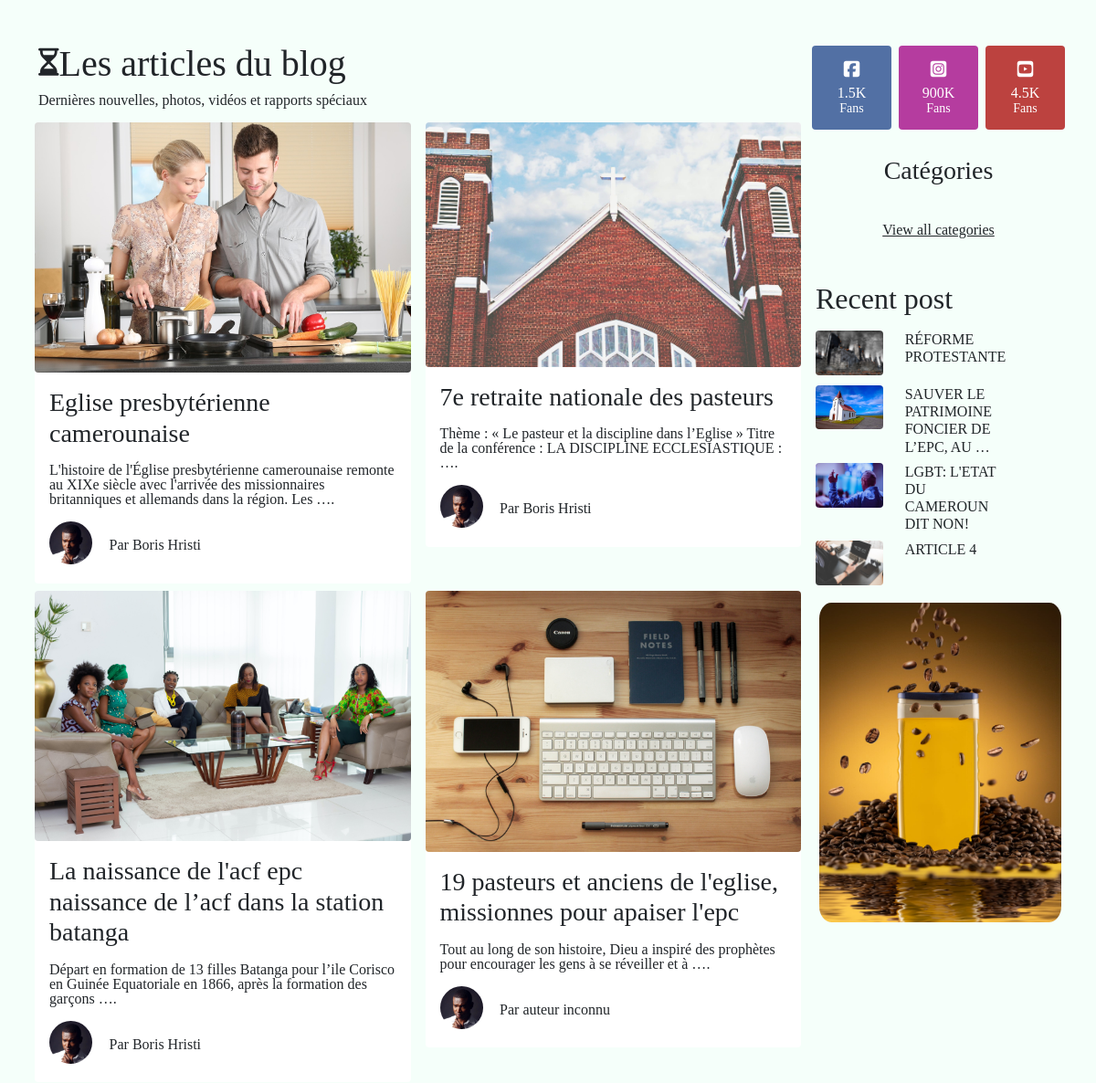
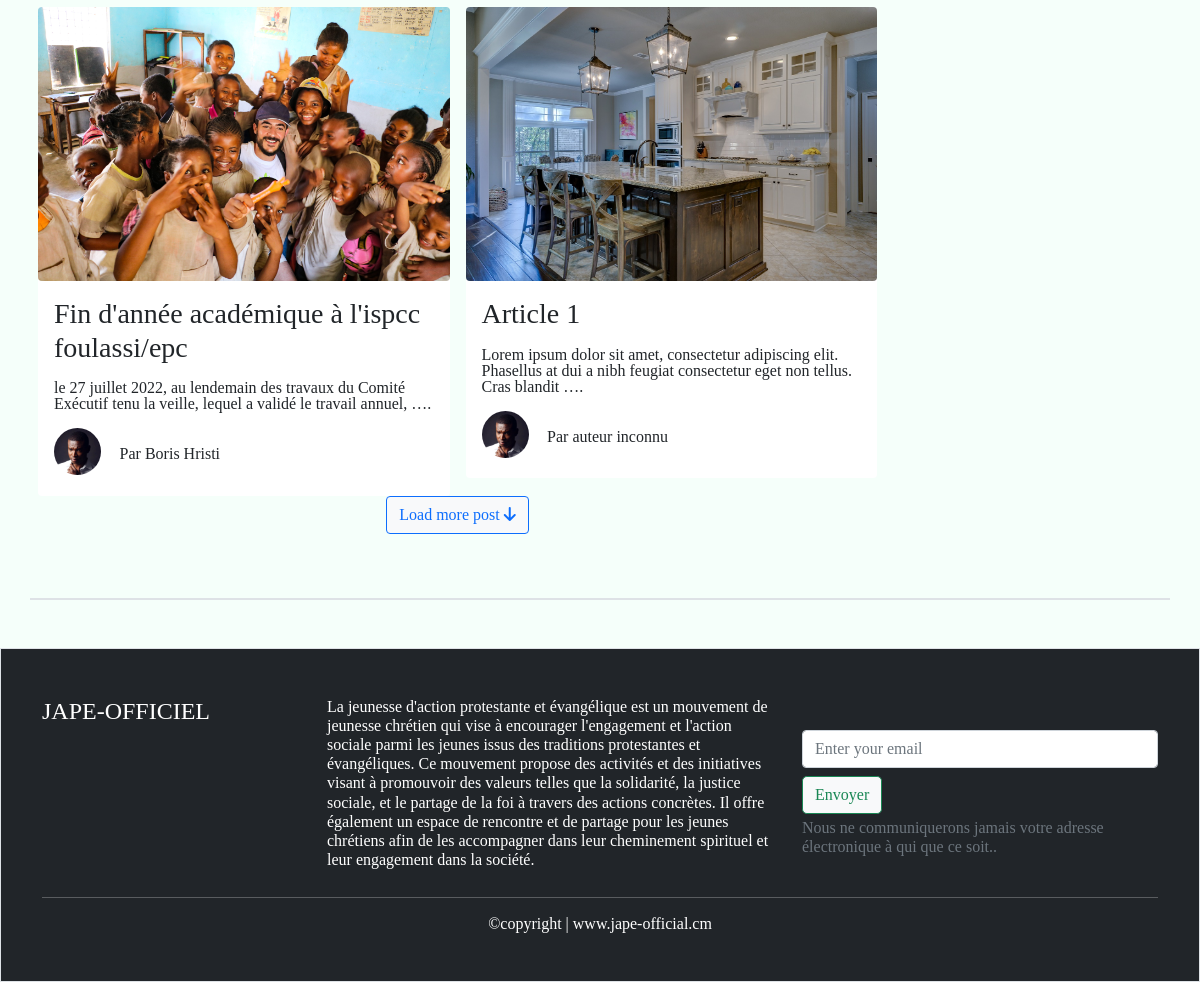
The app's page / (lower part), older data (2 pictures, top to bottom).
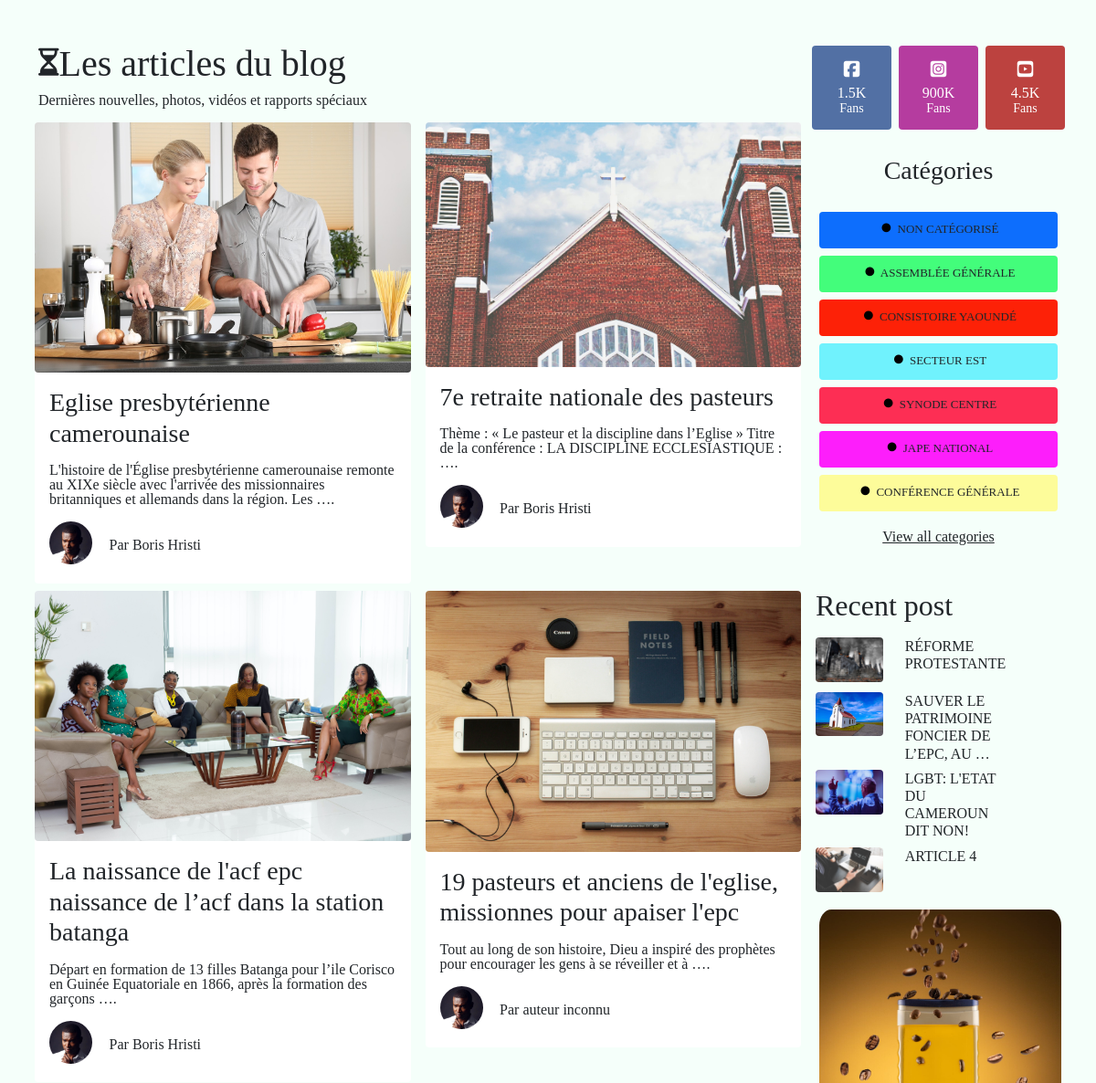
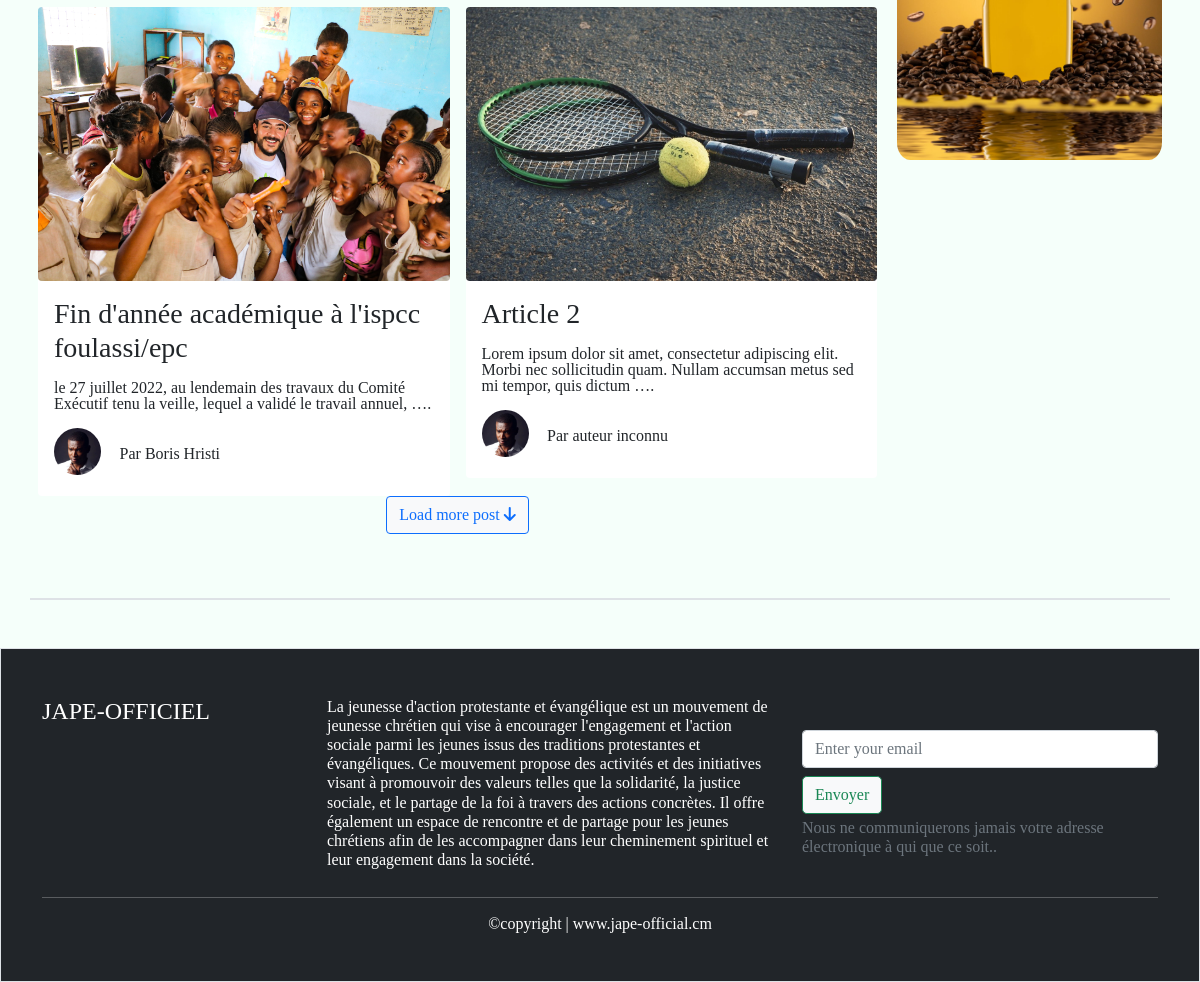
The same page, newer data (2 pictures, top to bottom).
### blog/models.py (models this page shows, shortened)
class BlogPost(models.Model):
    title = models.CharField(max_length=255, unique=True, verbose_name='Titre')
    slug = models.SlugField(max_length=255, unique=True, blank=True)
    author = models.ForeignKey(User, on_delete=models.SET_NULL, null=True, blank=True)
    last_update = models.DateTimeField(auto_now=True)
    created_on = models.DateField(blank=True, null=True)
    category = models.ManyToManyField(CategoryPost)
    published = models.BooleanField(default=False, verbose_name="Publié")
    image = models.ImageField(upload_to="images")
    content = models.TextField(blank=True, verbose_name='Contenu')
    class Meta:
        ordering = ['-created_on']
        verbose_name = "Article"
    @property
    def author_or_default(self):
        return f"Par {self.author.first_name} {self.author.last_name}" if self.author else "Par auteur inconnu"

class CategoryPost(models.Model):
    title = models.CharField(max_length=100, unique=True, verbose_name="Categorie")
    cat_slug = models.SlugField(max_length=100, blank=True, editable=True)
    color = ColorField(default='#0D6EFD', unique=True)
    class Meta:
        verbose_name = "Catégorie"

### blog/views.py (the view)
# urls.py: path('', home_view, name="home_view"),
def home_view(request):
    post = BlogPost.objects.first()
    posts = BlogPost.objects.all().filter(published=True)
    categories = CategoryPost.objects.all()
    print(posts[0].title)
    print(posts[2].title)
    post_1 = posts[1]
    post_2 = posts[2]
    post_3 = posts[3]
    context = {"post": post, "post_1": post_1, "post_2": post_2, "post_3": post_3, "posts": posts[4:10],
               "r_posts": posts[:4], "categories": categories}
    return render(request, "blog/home_view.html", context)

### blog/templates/blog/home_view.html (shortened to what the changed rows need)
{% extends 'base.html' %}
{% load static %}
{% block content %}
<section class="mt-3">
    <div class="container roboto-light">
        <div class="row">
            <div class="col-lg-9">
                <div class="row">
                    {% for post in posts %}
                    <div class="col-sm-6 pt-2 pe-2 ps-2 pt-0">
                        <div class="card border-0 p-0" style="width: 100%; min-height: 450px">
                            <img src="{{ post.image.url }}"
                                 class="img-hover rounded img-fluid card-img-top position-relative"
                                 alt="...">
                            <div class="card-body">
                                <a href="{% url 'post_view' slug=post.slug %}" class="title-link montserrat-title_card">
                                    <h5 class="card-title montserrat-title_card title-link h3">{{ post.title|lower|capfirst }}</h5></a>
                                <p class="card-text montserrat-card-text mt-3">{{ post.content|safe|truncatewords:20 }}.</p>
                                <div class="mt-3">
                                    <div class="row">
                                        <div class="col-1">
                                            <img width="47px" class="rounded-circle"
                                                 src="{% static 'img/profil_app.jpg' %}"
                                                 alt="image profil">
                                        </div>
                                        <div class="col-8 my-3 ms-3">
                                            <span class="h6 ms-3"><a href="#" class="title-link">{{ post.author_or_default }}</a></span>
                                        </div>
                                    </div>
                                </div>
                            </div>
                        </div>
                    </div>
                    {% endfor %}
                </div>
            </div>
            <div class="col-lg-3">
                <h1 class="mt-4 mb-3 pb-2 montserrat-title_card text-center"><a href="#" class="title-link h3">Catégories</a>
                </h1>
                <div>
                    <div class="row">
                        {% for category in categories %}
                        <div class="col-sm-6 col-md-4 col-lg-12 my-1">
                            <a class="title-link" href="{% url 'category' category=category.cat_slug %}">
                                <div class="img-hover p-1 rounded"
                                     style="background-size: cover; height: 40px; background-color: {{ category.color }} ">
                                    <h1 style="font-size: small" class="rounded-3 text-dark text-center my-2">
                                        <i class="fa-solid fa-circle p-1 fa-xs" style="color: #000000;"></i>
                                        {{ category.title|upper }}
                                    </h1>
                                </div>
                            </a>
                        </div>
                        {% endfor %}
                    </div>
                    <div class="col-12 mt-5 mb-5 montserrat-card-text">
                        <div class="row g-2" style="height: 300px">
                            <div class="col-6 col-lg-12 p-0">
                                <div class="row g-2">
                                    {% for r_post in r_posts %}
                                    <div class="col-12">
                                        <div class="row">
                                            <div class="col-4 img-fluid">
                                                <img class="img-fluid rounded" src="{{ r_post.image.url }}"
                                                     alt="">
                                            </div>
                                            <div class="col-8">
                                                <div class="col-8">
                                                    <a class="title-link h6"
                                                       href="{% url 'post_view' slug=r_post.slug %}">
                                                        {{ r_post.title|truncatewords:7|upper }}</a>
                                                </div>
                                            </div>
                                        </div>
                                    </div>
                                    {% endfor %}
                                </div>
                            </div>
                        </div>
                    </div>
                </div>
            </div>
        </div>
    </div>
</section>
{% endblock %}

Row changes from the older to the newer data that the page shows:
no longer on this page (row unchanged): BlogPost: image (picture), title "Article 1", content "Lorem ipsum dolor sit amet, consectetur adipiscing elit. Phasellus at dui a nibh feugiat consectetur eget non tellus. Cras blandit …", author_or_default "Par auteur inconnu"
now on this page (row edited): BlogPost: image (picture), title "Article 2", content "Lorem ipsum dolor sit amet, consectetur adipiscing elit. Morbi nec sollicitudin quam. Nullam accumsan metus sed mi tempor, quis dictum …", author_or_default "Par auteur inconnu"
added CategoryPost: title "NON CATÉGORISÉ"
added CategoryPost: title "ASSEMBLÉE GÉNÉRALE"
added CategoryPost: title "CONSISTOIRE YAOUNDÉ"
added CategoryPost: title "SECTEUR EST"
added CategoryPost: title "SYNODE CENTRE"
added CategoryPost: title "JAPE NATIONAL"
added CategoryPost: title "CONFÉRENCE GÉNÉRALE"
